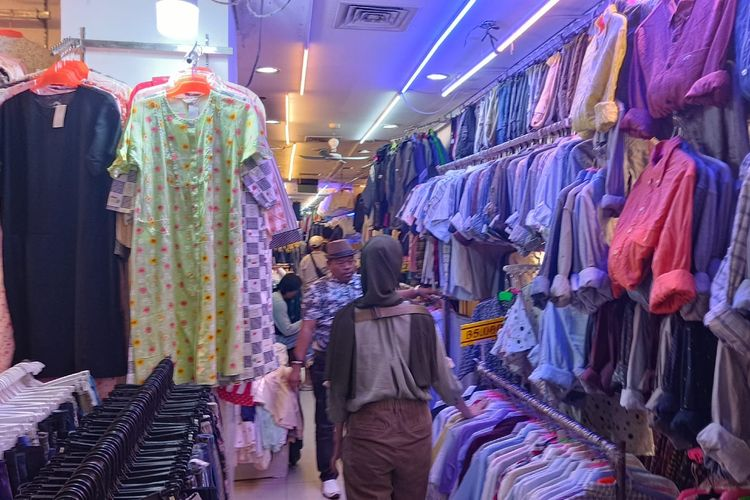
#> input picture j6.jpg, 750 x 500 px
$ python 'ideal lowpass filter and butterwoth lowpass filter.py'
#> lines starting #> are read from the running program, lines starting #| are printed output that depends on the picture
# Nama  : MOH.ISRAN
# NIM   : F55121073
# Kelas : B


import cv2
import numpy as np

from matplotlib import pyplot as plt

# Load gambar asli
img = cv2.imread('j6.jpg', cv2.IMREAD_GRAYSCALE)
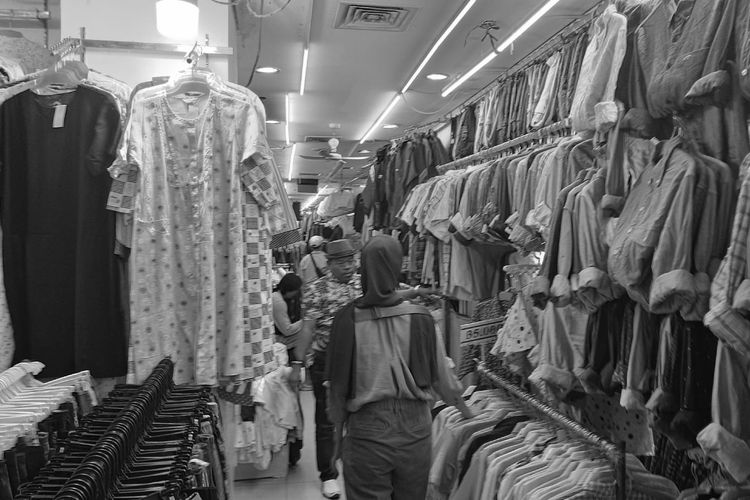
#> img: shape (500, 750); min 0, max 255, mean 100.1

# Hitung ukuran gambar
rows, cols = img.shape
#> rows = 500; cols = 750

# Hitung koordinat titik tengah
crow, ccol = int(rows/2), int(cols/2)
#> crow = 250; ccol = 375

# Buat filter mask Ideal Lowpass
ideal_mask = np.zeros((rows, cols, 2), np.float32)
radius = 50
ideal_mask[crow-radius:crow+radius, ccol-radius:ccol+radius] = 1

# Buat filter mask Butterworth Lowpass
butterworth_mask = np.zeros((rows, cols, 2), np.float32)
radius = 50
n = 2 # nilai order filter Butterworth
for i in range(rows):
    for j in range(cols):
        butterworth_mask[i,j] = 1 / (1 + ((np.sqrt((i-crow)**2 + (j-ccol)**2)) / radius) ** (2*n))

# Lakukan transformasi Fourier
dft = cv2.dft(np.float32(img), flags=cv2.DFT_COMPLEX_OUTPUT)
dft_shift = np.fft.fftshift(dft)

# Hitung hasil konvolusi dengan filter mask
ideal_result = dft_shift * ideal_mask
butterworth_result = dft_shift * butterworth_mask

# Lakukan inverse transformasi Fourier
ideal_img = cv2.idft(np.fft.ifftshift(ideal_result))
ideal_img = cv2.magnitude(ideal_img[:, :, 0], ideal_img[:, :, 1])
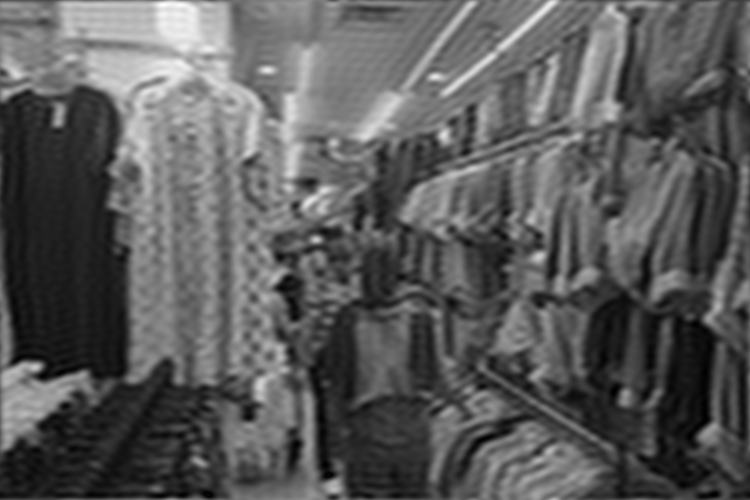
#> ideal_img: shape (500, 750) float32; min 171707.3, max 104808128, mean 37545464; drawn with min black and max white

butterworth_img = cv2.idft(np.fft.ifftshift(butterworth_result))
butterworth_img = cv2.magnitude(butterworth_img[:, :, 0], butterworth_img[:, :, 1])

# Tampilkan hasil pengolahan citra
plt.subplot(231), plt.imshow(img, cmap='gray')
plt.title('Gambar Asli'), plt.xticks([]), plt.yticks([])
plt.subplot(232), plt.imshow(ideal_mask[:, :, 0], cmap='gray')
plt.title('Ideal Lowpass Filter Mask'), plt.xticks([]), plt.yticks([])
plt.subplot(233), plt.imshow(ideal_img, cmap='gray')
plt.title('Ideal Lowpass Filter'), plt.xticks([]), plt.yticks([])
plt.subplot(234), plt.imshow(img, cmap='gray')
plt.title('Gambar Asli'), plt.xticks([]), plt.yticks([])
plt.subplot(235), plt.imshow(butterworth_mask[:, :, 0], cmap='gray')
plt.title('Butterworth Lowpass Filter Mask'), plt.xticks([]), plt.yticks([])
plt.subplot(236), plt.imshow(butterworth_img, cmap='gray')
plt.title('Butterworth Lowpass Filter'), plt.xticks([]), plt.yticks([])
plt.show()
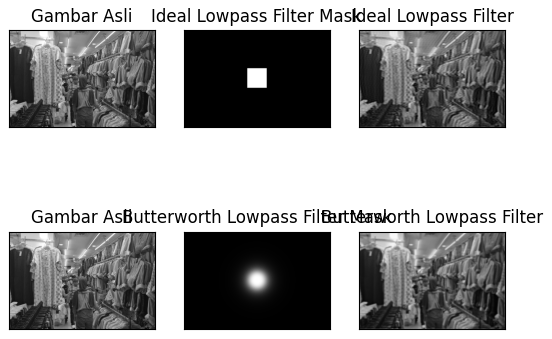
#> figure drawn by matplotlib, 6 panels

$ run again, with j1.JPG copied over j6.jpg
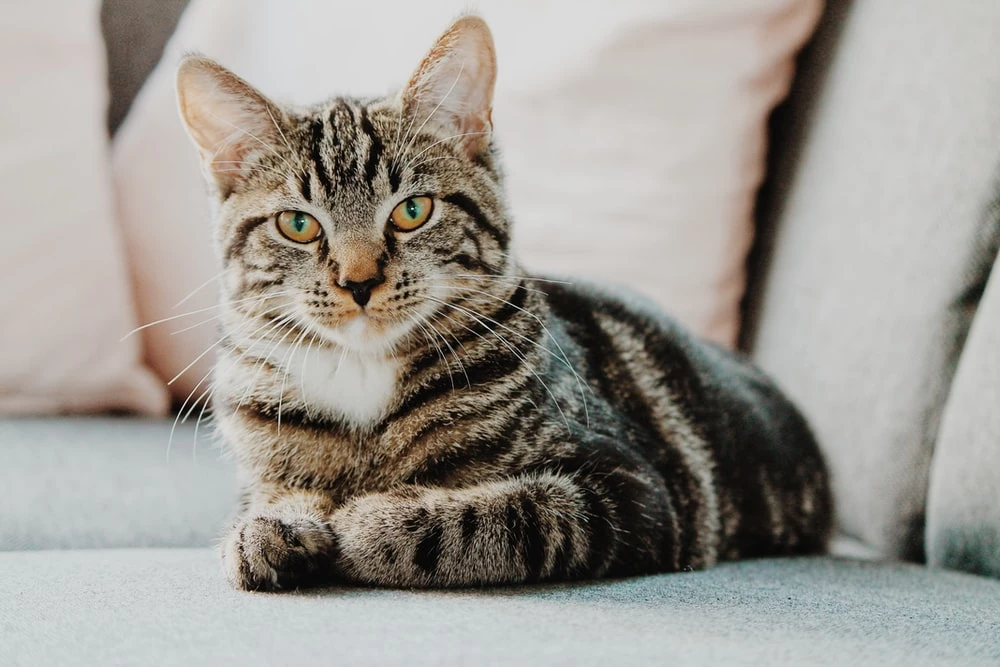
#> input picture j1.JPG, 1000 x 667 px
#> `img = cv2.imread('j6.jpg', cv2.IMREAD_GRAYSCALE)`:
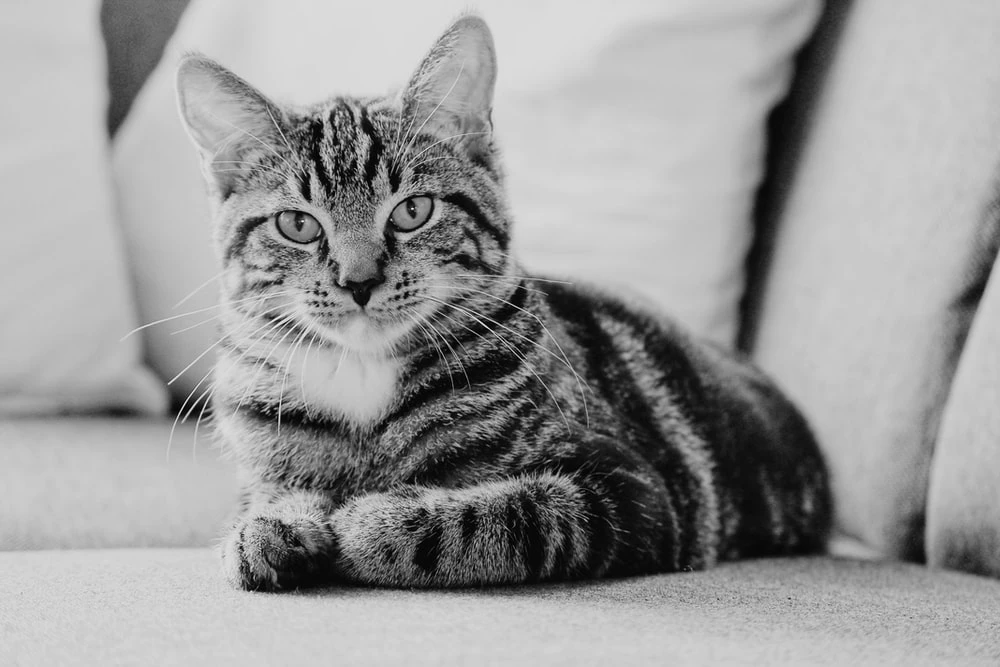
#> img: shape (667, 1000); min 0, max 247, mean 153.9
#> `ideal_img = cv2.magnitude(ideal_img[:, :, 0], ideal_img[:, :, 1])`:
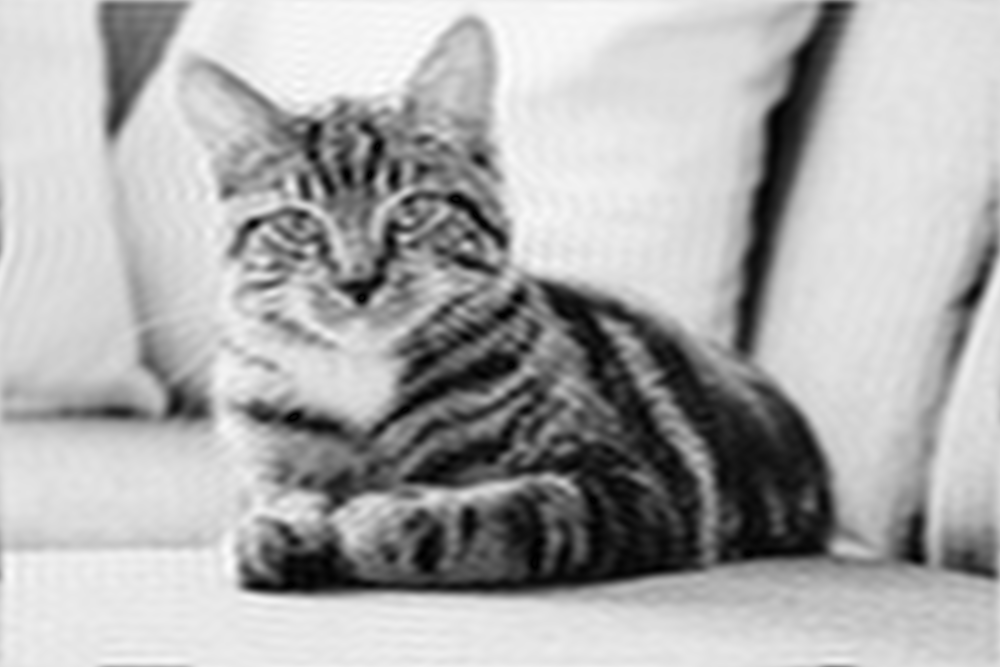
#> ideal_img: shape (667, 1000) float32; min 45148.2, max 151567920, mean 102679288; drawn with min black and max white

$ run again, with j2.jpg copied over j6.jpg
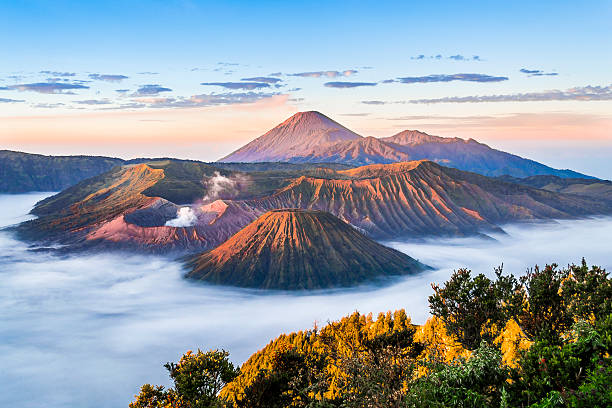
#> input picture j2.jpg, 612 x 408 px
#> `img = cv2.imread('j6.jpg', cv2.IMREAD_GRAYSCALE)`:
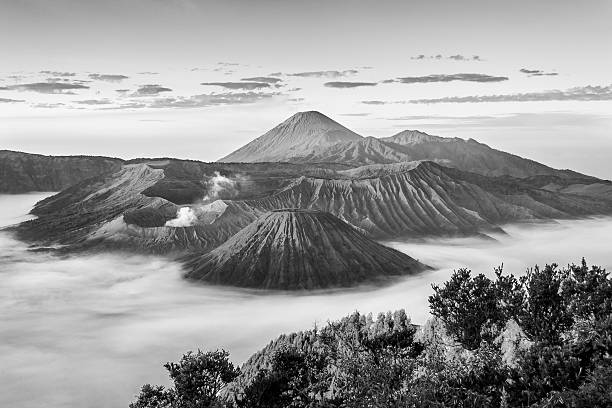
#> img: shape (408, 612); min 0, max 255, mean 152.3
#> `ideal_img = cv2.magnitude(ideal_img[:, :, 0], ideal_img[:, :, 1])`:
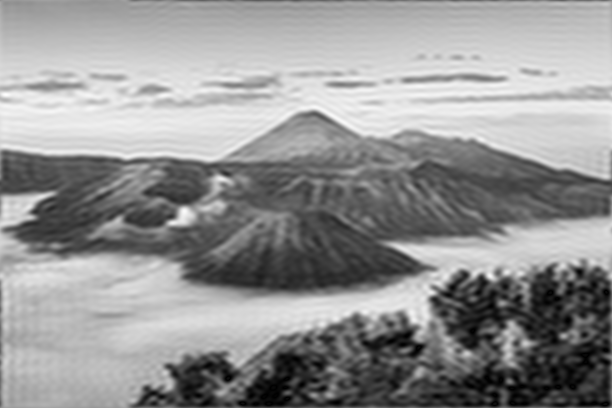
#> ideal_img: shape (408, 612) float32; min 46108.7, max 65406804, mean 38034360; drawn with min black and max white

$ run again, with j4.jpg copied over j6.jpg
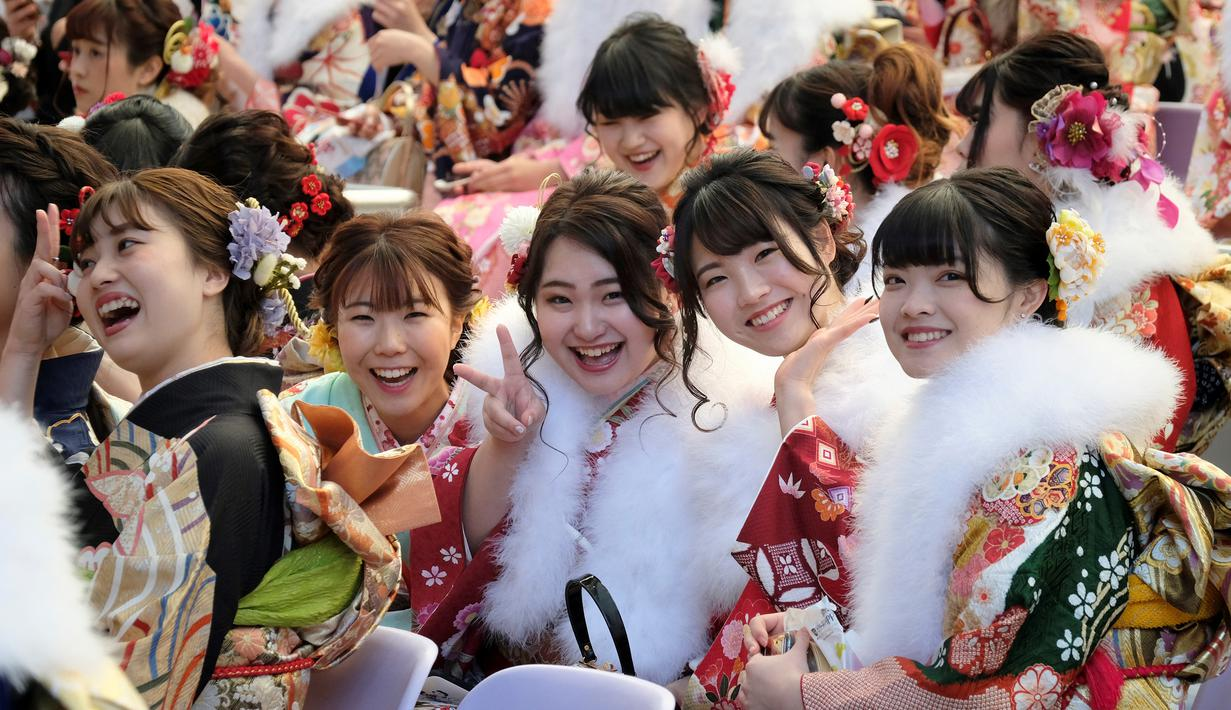
#> input picture j4.jpg, 1231 x 710 px
#> `img = cv2.imread('j6.jpg', cv2.IMREAD_GRAYSCALE)`:
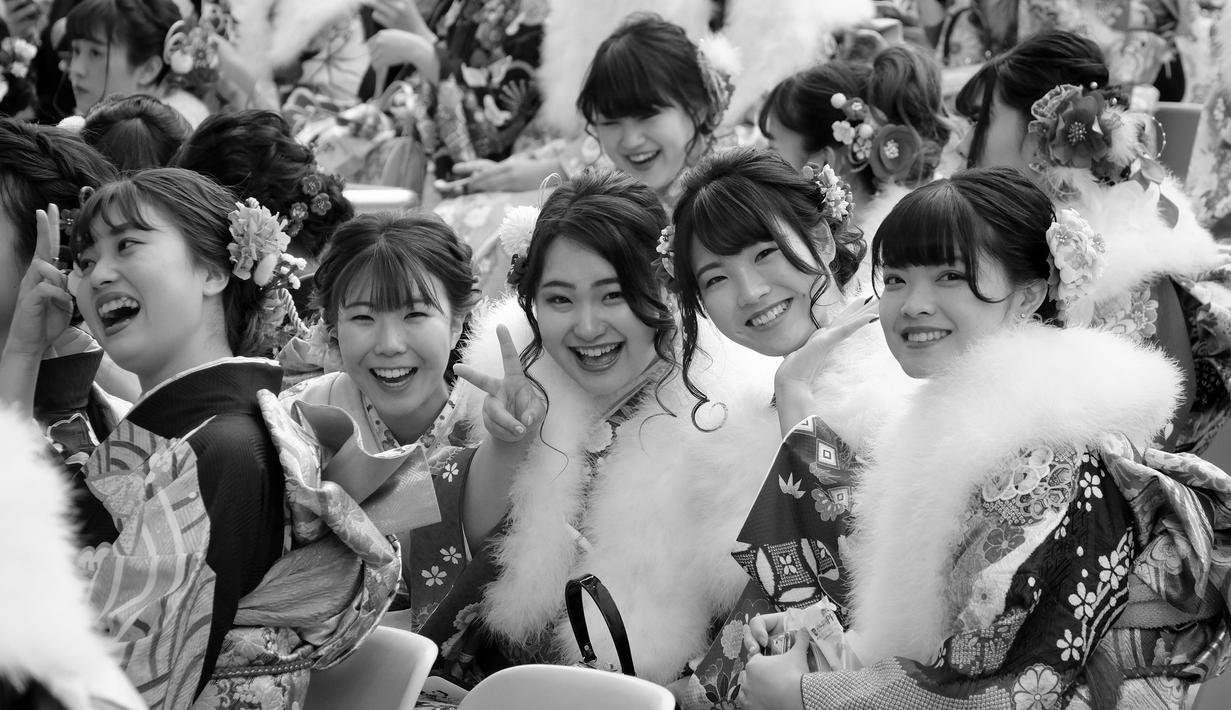
#> img: shape (710, 1231); min 0, max 255, mean 124
#> `butterworth_img = cv2.magnitude(butterworth_img[:, :, 0], butterworth_..`:
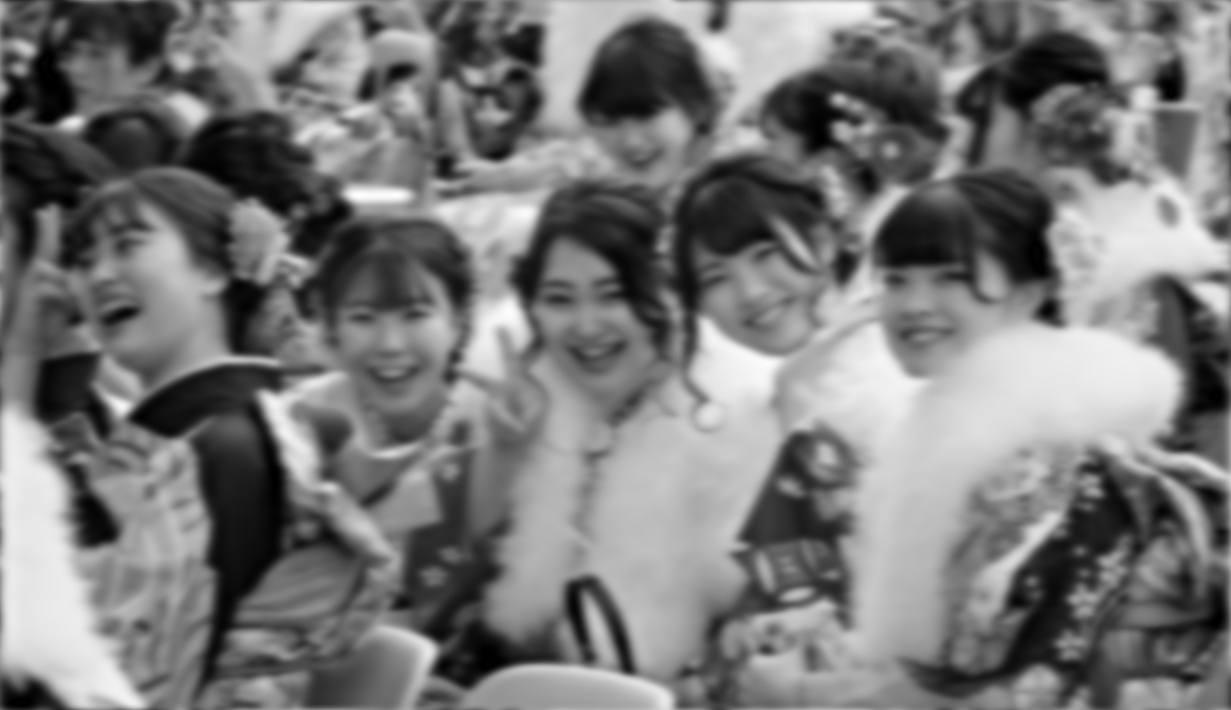
#> butterworth_img: shape (710, 1231) float32; min 80.22, max 228588448, mean 108378816; drawn with min black and max white
